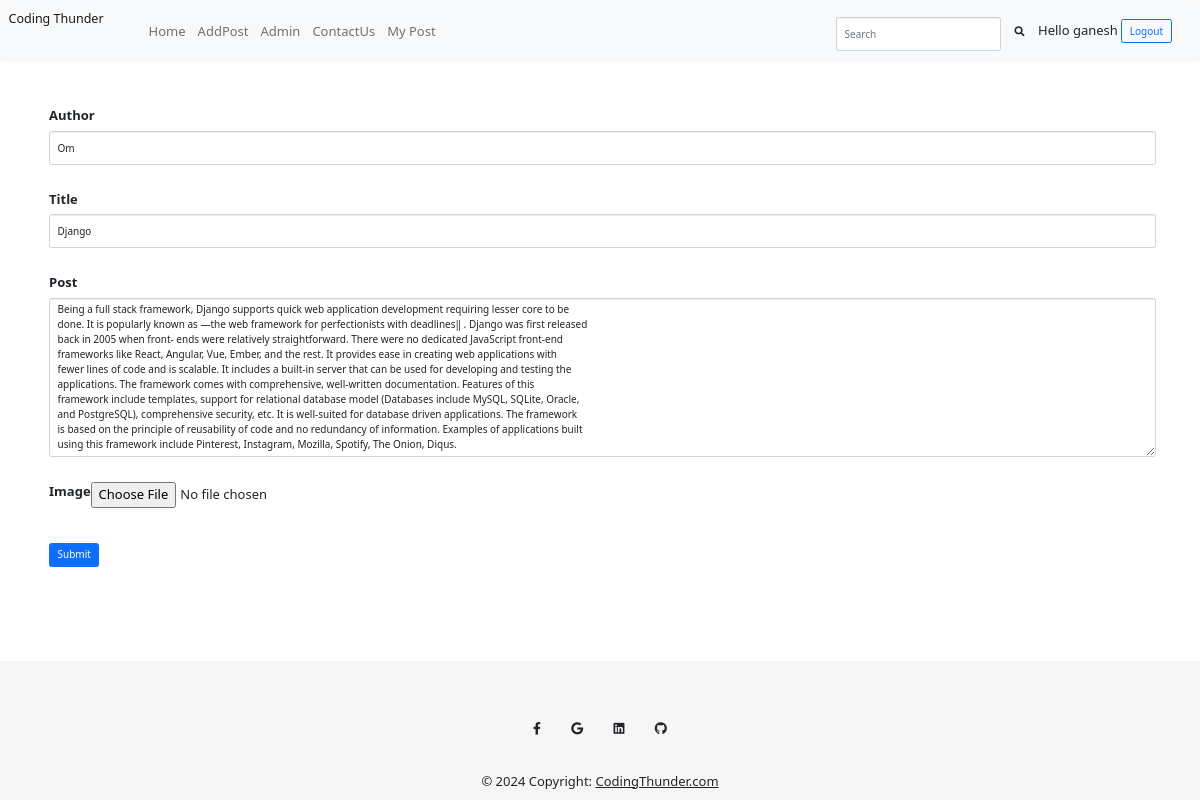
/edit_post/2/ (signed in), run on an earlier commit of the app's database.
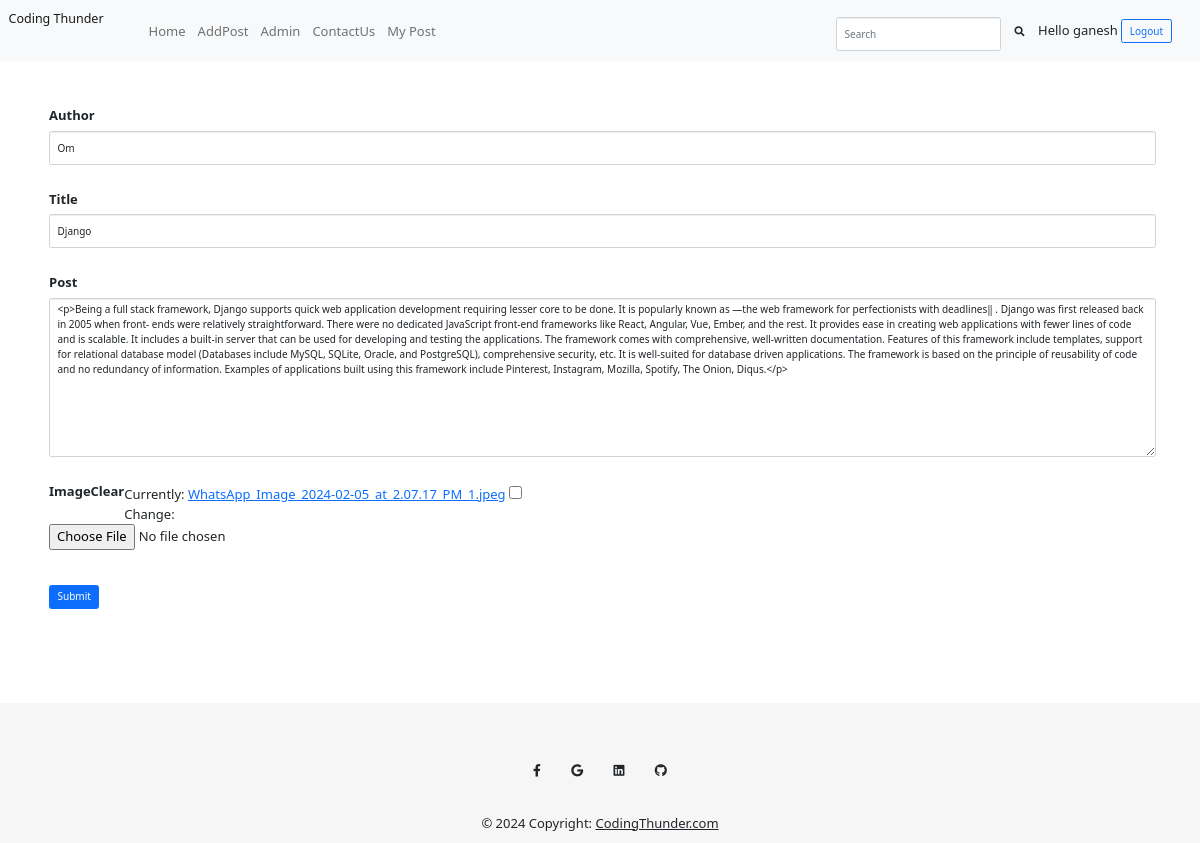
And on a later commit of the database.
### myblog/models.py (models this page shows, shortened)
class Post(models.Model):
    user=models.ForeignKey(User,on_delete=models.CASCADE)
    title=models.CharField(max_length=70,null=True)
    description=RichTextField(blank=True,null=True)
    date=models.DateField(default=datetime.datetime.now)
    author=models.CharField(max_length=70,null=True)
    post_image=models.ImageField(null=True,blank=True)
    likes=models.ManyToManyField(User,related_name='blog_likes')

### myblog/views.py (the view, shortened to what this page needs)
# urls.py: path('edit_post/<pk>/',views.EditPost,name='edit_post'),
@login_required(login_url='login')
def EditPost(request,pk):
    try:
        post_to_edit= Post.objects.get(pk=pk)
        user=request.user
        post_changed=False
        form=AddPostForm(instance=post_to_edit)
        context={ 'post_to_edit' : post_to_edit,'post_changed':post_changed,'form':form}
        return render(request,'edit_post.html',context)
    except Exception as e:
        print(e)
        return render(request,'mypost.html')

### myblog/forms.py
class AddPostForm(forms.ModelForm):
    class Meta:
        model=Post
        exclude= ('user','date',)
        fields=('author','title','description','post_image','date')
        widgets = {
            'author':forms.TextInput(attrs={'class':'form-control','placeholder':'Enter Author Name'}),
            'title':forms.TextInput(attrs={'class':'form-control','placeholder':'Enter Title'}),
            'description':forms.Textarea(attrs={'class':'form-control'})
        }

### templates/edit_post.html (shortened to what this page needs)
{% extends "index.html" %}
{% block content %}
<div class="container" style="display: flex; justify-content: center; padding: 4px;">
  <div class="card-body">
    <form class="row mb-5 ps-2"  method="post" enctype="multipart/form-data">
      <div class="form-group">
        <label for="formGroupExampleInput">Author</label>
        {{ form.author }}
      </div>
      <div class="form-group">
        <label for="formGroupExampleInput2">Title</label>
        {{ form.title }}
      </div>
      <div class="form-group">
        <label for="exampleFormControlTextarea1">Post</label>
          <br>
        {{ form.description }}
      </div>
      <div class="form-group">
        <label for="formGroupExampleInput2">Image</label>
        {{ form.post_image }}
      </div>
      <div class="button" style="margin-top: 2rem;">
        <button class="btn btn-md btn-primary " type="submit">Submit</button>
     </div>
    </form>
  </div>
</div>
{% endblock %}

What changed in the data, as far as the page shows it:
changed Post "Om": description "Being a full stack framework, Django supports quick web application development requiring lesser core to be done. It is popularly known as ―the web framework for perfectionists with deadlines‖ . Django was first released back in 2005 when front- ends were relatively straightforward. There were no dedicated JavaScript front-end frameworks like React, Angular, Vue, Ember, and the rest. It provides ease in creating web applications with fewer lines of code and is scalable. It includes a built-in server that can be used for developing and testing the applications. The framework comes with comprehensive, well-written documentation. Features of this framework include templates, support for…" → "<p>Being a full stack framework, Django supports quick web application development requiring lesser core to be done. It is popularly known as ―the web framework for perfectionists with deadlines‖ . Django was first released back in 2005 when front- ends were relatively straightforward. There were no dedicated JavaScript front-end frameworks like React, Angular, Vue, Ember, and the rest. It provides ease in creating web applications with fewer lines of code and is scalable. It includes a built-in server that can be used for developing and testing the applications. The framework comes with comprehensive, well-written documentation. Features of this framework include templates, support for…"
Also different on the page:
form field post_image: (not shown) → "☐"
text now shown: "Currently: WhatsApp_Image_2024-02-05_at_2.07.17_PM_1.jpeg Clear Change:"
